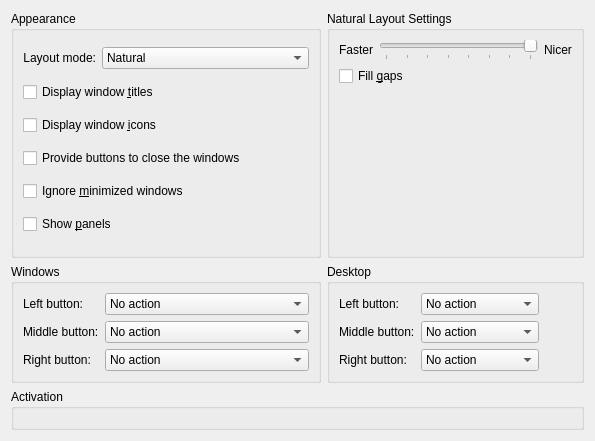
<?xml version="1.0" encoding="UTF-8"?>
<ui version="4.0">
 <class>KWin::PresentWindowsEffectConfigForm</class>
 <widget class="QWidget" name="KWin::PresentWindowsEffectConfigForm">
  <property name="geometry">
   <rect>
    <x>0</x>
    <y>0</y>
    <width>595</width>
    <height>441</height>
   </rect>
  </property>
  <layout class="QGridLayout" name="gridLayout">
   <item row="2" column="0" colspan="2">
    <widget class="QGroupBox" name="groupBox_2">
     <property name="title">
      <string>Activation</string>
     </property>
     <layout class="QGridLayout" name="gridLayout_2">
      <item row="0" column="0" colspan="2">
       <widget class="KShortcutsEditor" name="shortcutEditor" native="true">
        <property name="sizePolicy">
         <sizepolicy hsizetype="Preferred" vsizetype="Preferred">
          <horstretch>0</horstretch>
          <verstretch>0</verstretch>
         </sizepolicy>
        </property>
        <property name="actionTypes">
            <enum>KShortcutsEditor::GlobalAction</enum>
        </property>
       </widget>
      </item>
     </layout>
    </widget>
   </item>
   <item row="0" column="1">
    <widget class="QGroupBox" name="groupBox_3">
     <property name="title">
      <string>Natural Layout Settings</string>
     </property>
     <layout class="QGridLayout" name="gridLayout_4">
      <item row="1" column="0" colspan="3">
       <widget class="QCheckBox" name="kcfg_FillGaps">
        <property name="text">
         <string>Fill &amp;gaps</string>
        </property>
       </widget>
      </item>
      <item row="2" column="0" colspan="3">
       <spacer name="verticalSpacer">
        <property name="orientation">
         <enum>Qt::Vertical</enum>
        </property>
        <property name="sizeHint" stdset="0">
         <size>
          <width>20</width>
          <height>40</height>
         </size>
        </property>
       </spacer>
      </item>
      <item row="0" column="0">
       <widget class="QLabel" name="label_6">
        <property name="text">
         <string>Faster</string>
        </property>
       </widget>
      </item>
      <item row="0" column="1">
       <widget class="QSlider" name="kcfg_Accuracy">
        <property name="minimumSize">
         <size>
          <width>130</width>
          <height>0</height>
         </size>
        </property>
        <property name="minimum">
         <number>1</number>
        </property>
        <property name="maximum">
         <number>8</number>
        </property>
        <property name="singleStep">
         <number>1</number>
        </property>
        <property name="pageStep">
         <number>1</number>
        </property>
        <property name="value">
         <number>1</number>
        </property>
        <property name="tracking">
         <bool>true</bool>
        </property>
        <property name="orientation">
         <enum>Qt::Horizontal</enum>
        </property>
        <property name="invertedAppearance">
         <bool>true</bool>
        </property>
        <property name="invertedControls">
         <bool>false</bool>
        </property>
        <property name="tickPosition">
         <enum>QSlider::TicksBelow</enum>
        </property>
       </widget>
      </item>
      <item row="0" column="2">
       <widget class="QLabel" name="label_5">
        <property name="text">
         <string>Nicer</string>
        </property>
       </widget>
      </item>
     </layout>
    </widget>
   </item>
   <item row="1" column="0">
    <widget class="QGroupBox" name="groupBox_4">
     <property name="title">
      <string>Windows</string>
     </property>
     <layout class="QFormLayout" name="formLayout">
      <item row="0" column="0">
       <widget class="QLabel" name="label_2">
        <property name="text">
         <string>Left button:</string>
        </property>
        <property name="buddy">
         <cstring>kcfg_LeftButtonWindow</cstring>
        </property>
       </widget>
      </item>
      <item row="0" column="1">
       <widget class="QComboBox" name="kcfg_LeftButtonWindow">
        <item>
         <property name="text">
          <string>No action</string>
         </property>
        </item>
        <item>
         <property name="text">
          <string>Activate window</string>
         </property>
        </item>
        <item>
         <property name="text">
          <string>End effect</string>
         </property>
        </item>
        <item>
         <property name="text">
          <string>Bring window to current desktop</string>
         </property>
        </item>
        <item>
         <property name="text">
          <string>Send window to all desktops</string>
         </property>
        </item>
        <item>
         <property name="text">
          <string>(Un-)Minimize window</string>
         </property>
        </item>
       </widget>
      </item>
      <item row="1" column="0">
       <widget class="QLabel" name="label_4">
        <property name="text">
         <string>Middle button:</string>
        </property>
        <property name="buddy">
         <cstring>kcfg_MiddleButtonWindow</cstring>
        </property>
       </widget>
      </item>
      <item row="1" column="1">
       <widget class="QComboBox" name="kcfg_MiddleButtonWindow">
        <item>
         <property name="text">
          <string>No action</string>
         </property>
        </item>
        <item>
         <property name="text">
          <string>Activate window</string>
         </property>
        </item>
        <item>
         <property name="text">
          <string>End effect</string>
         </property>
        </item>
        <item>
         <property name="text">
          <string>Bring window to current desktop</string>
         </property>
        </item>
        <item>
         <property name="text">
          <string>Send window to all desktops</string>
         </property>
        </item>
        <item>
         <property name="text">
          <string>(Un-)Minimize window</string>
         </property>
        </item>
        <item>
         <property name="text">
          <string>Close window</string>
         </property>
        </item>
       </widget>
      </item>
      <item row="2" column="0">
       <widget class="QLabel" name="label_7">
        <property name="text">
         <string>Right button:</string>
        </property>
        <property name="buddy">
         <cstring>kcfg_RightButtonWindow</cstring>
        </property>
       </widget>
      </item>
      <item row="2" column="1">
       <widget class="QComboBox" name="kcfg_RightButtonWindow">
        <item>
         <property name="text">
          <string>No action</string>
         </property>
        </item>
        <item>
         <property name="text">
          <string>Activate window</string>
         </property>
        </item>
        <item>
         <property name="text">
          <string>End effect</string>
         </property>
        </item>
        <item>
         <property name="text">
          <string>Bring window to current desktop</string>
         </property>
        </item>
        <item>
         <property name="text">
          <string>Send window to all desktops</string>
         </property>
        </item>
        <item>
         <property name="text">
          <string>(Un-)Minimize window</string>
         </property>
        </item>
        <item>
         <property name="text">
          <string>Close window</string>
         </property>
        </item>
       </widget>
      </item>
     </layout>
    </widget>
   </item>
   <item row="1" column="1">
    <widget class="QGroupBox" name="groupBox_5">
     <property name="title">
      <string comment="@title:group actions when clicking on desktop">Desktop</string>
     </property>
     <layout class="QFormLayout" name="formLayout_2">
      <property name="fieldGrowthPolicy">
       <enum>QFormLayout::ExpandingFieldsGrow</enum>
      </property>
      <item row="0" column="0">
       <widget class="QLabel" name="label_8">
        <property name="text">
         <string>Left button:</string>
        </property>
        <property name="buddy">
         <cstring>kcfg_LeftButtonDesktop</cstring>
        </property>
       </widget>
      </item>
      <item row="0" column="1">
       <widget class="QComboBox" name="kcfg_LeftButtonDesktop">
        <item>
         <property name="text">
          <string>No action</string>
         </property>
        </item>
        <item>
         <property name="text">
          <string>Activate window</string>
         </property>
        </item>
        <item>
         <property name="text">
          <string>End effect</string>
         </property>
        </item>
        <item>
         <property name="text">
          <string>Show desktop</string>
         </property>
        </item>
       </widget>
      </item>
      <item row="1" column="0">
       <widget class="QLabel" name="label_9">
        <property name="text">
         <string>Middle button:</string>
        </property>
        <property name="buddy">
         <cstring>kcfg_MiddleButtonDesktop</cstring>
        </property>
       </widget>
      </item>
      <item row="1" column="1">
       <widget class="QComboBox" name="kcfg_MiddleButtonDesktop">
        <item>
         <property name="text">
          <string>No action</string>
         </property>
        </item>
        <item>
         <property name="text">
          <string>Activate window</string>
         </property>
        </item>
        <item>
         <property name="text">
          <string>End effect</string>
         </property>
        </item>
        <item>
         <property name="text">
          <string>Show desktop</string>
         </property>
        </item>
       </widget>
      </item>
      <item row="2" column="0">
       <widget class="QLabel" name="label_10">
        <property name="text">
         <string>Right button:</string>
        </property>
        <property name="buddy">
         <cstring>kcfg_RightButtonDesktop</cstring>
        </property>
       </widget>
      </item>
      <item row="2" column="1">
       <widget class="QComboBox" name="kcfg_RightButtonDesktop">
        <item>
         <property name="text">
          <string>No action</string>
         </property>
        </item>
        <item>
         <property name="text">
          <string>Activate window</string>
         </property>
        </item>
        <item>
         <property name="text">
          <string>End effect</string>
         </property>
        </item>
        <item>
         <property name="text">
          <string>Show desktop</string>
         </property>
        </item>
       </widget>
      </item>
     </layout>
    </widget>
   </item>
   <item row="0" column="0">
    <widget class="QGroupBox" name="groupBox">
     <property name="title">
      <string>Appearance</string>
     </property>
     <layout class="QGridLayout" name="gridLayout_3">
      <item row="0" column="0">
       <widget class="QLabel" name="label_3">
        <property name="text">
         <string>Layout mode:</string>
        </property>
        <property name="alignment">
         <set>Qt::AlignRight|Qt::AlignTrailing|Qt::AlignVCenter</set>
        </property>
        <property name="buddy">
         <cstring>kcfg_LayoutMode</cstring>
        </property>
       </widget>
      </item>
      <item row="1" column="0" colspan="2">
       <widget class="QCheckBox" name="kcfg_DrawWindowCaptions">
        <property name="text">
         <string>Display window &amp;titles</string>
        </property>
       </widget>
      </item>
      <item row="2" column="0" colspan="2">
       <widget class="QCheckBox" name="kcfg_DrawWindowIcons">
        <property name="text">
         <string>Display window &amp;icons</string>
        </property>
       </widget>
      </item>
      <item row="4" column="0" colspan="2">
       <widget class="QCheckBox" name="kcfg_IgnoreMinimized">
        <property name="text">
         <string>Ignore &amp;minimized windows</string>
        </property>
       </widget>
      </item>
      <item row="5" column="0" colspan="2">
       <widget class="QCheckBox" name="kcfg_ShowPanel">
        <property name="text">
         <string>Show &amp;panels</string>
        </property>
       </widget>
      </item>
      <item row="0" column="1">
       <widget class="QComboBox" name="kcfg_LayoutMode">
        <property name="sizePolicy">
         <sizepolicy hsizetype="Expanding" vsizetype="Fixed">
          <horstretch>0</horstretch>
          <verstretch>0</verstretch>
         </sizepolicy>
        </property>
        <item>
         <property name="text">
          <string>Natural</string>
         </property>
        </item>
        <item>
         <property name="text">
          <string>Regular Grid</string>
         </property>
        </item>
        <item>
         <property name="text">
          <string>Flexible Grid</string>
         </property>
        </item>
       </widget>
      </item>
      <item row="3" column="0" colspan="2">
       <widget class="QCheckBox" name="kcfg_AllowClosingWindows">
        <property name="text">
         <string>Provide buttons to close the windows</string>
        </property>
       </widget>
      </item>
     </layout>
    </widget>
   </item>
  </layout>
 </widget>
 <customwidgets>
  <customwidget>
   <class>KShortcutsEditor</class>
   <extends>QWidget</extends>
   <header location="global">KShortcutsEditor</header>
   <container>1</container>
  </customwidget>
 </customwidgets>
 <tabstops>
  <tabstop>kcfg_LayoutMode</tabstop>
  <tabstop>kcfg_DrawWindowCaptions</tabstop>
  <tabstop>kcfg_DrawWindowIcons</tabstop>
  <tabstop>kcfg_AllowClosingWindows</tabstop>
  <tabstop>kcfg_IgnoreMinimized</tabstop>
  <tabstop>kcfg_Accuracy</tabstop>
  <tabstop>kcfg_FillGaps</tabstop>
 </tabstops>
 <resources/>
 <connections/>
</ui>
